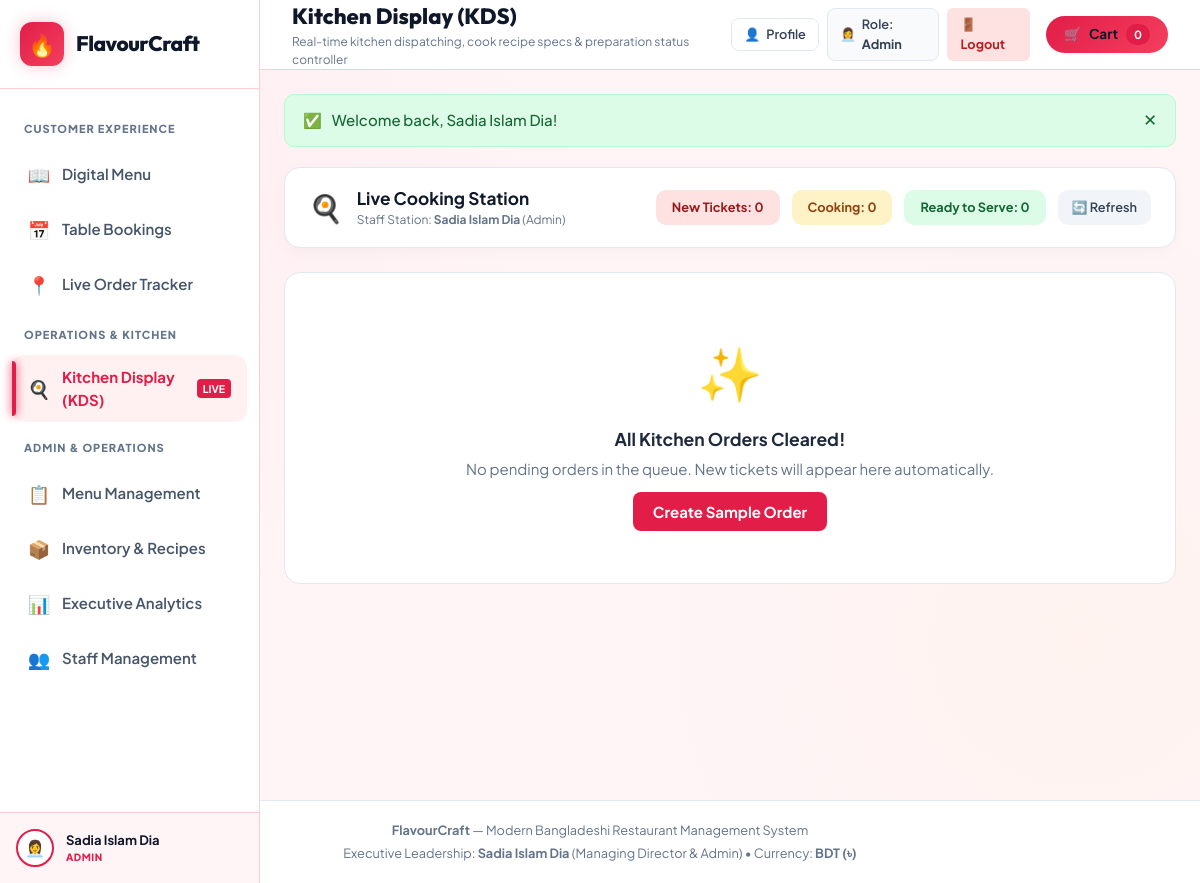
The page /kds.php (signed in) on the database as committed earlier.
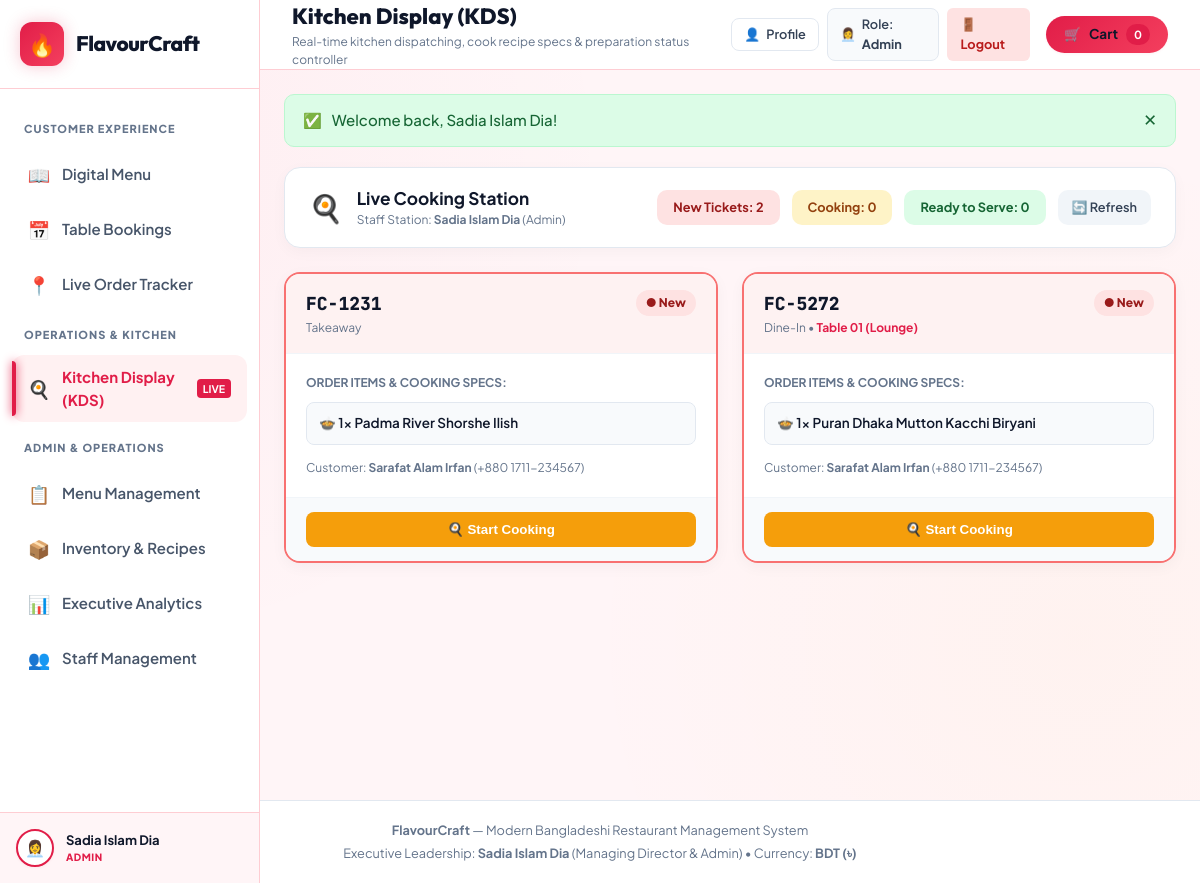
The same page on the database as committed later.
### tables this page shows
CREATE TABLE `orders` (
  `id` int(11) NOT NULL AUTO_INCREMENT,
  `order_uid` varchar(64) NOT NULL,
  `order_number` varchar(50) NOT NULL,
  `order_type` enum('Dine-In','Takeaway','Delivery') NOT NULL DEFAULT 'Dine-In',
  `table_number` varchar(20) DEFAULT NULL,
  `delivery_address` text DEFAULT NULL,
  `customer_name` varchar(100) NOT NULL,
  `customer_phone` varchar(30) NOT NULL,
  `subtotal` decimal(10,2) NOT NULL DEFAULT 0.00,
  `tax_vat` decimal(10,2) NOT NULL DEFAULT 0.00,
  `service_charge` decimal(10,2) NOT NULL DEFAULT 0.00,
  `delivery_fee` decimal(10,2) NOT NULL DEFAULT 0.00,
  `discount_amount` decimal(10,2) NOT NULL DEFAULT 0.00,
  `total_amount` decimal(10,2) NOT NULL DEFAULT 0.00,
  `payment_method` varchar(50) DEFAULT 'bKash',
  `payment_status` enum('Pending','Paid','Refunded') DEFAULT 'Paid',
  `status` enum('New','Preparing','Ready to Serve','Out for Delivery','Completed') DEFAULT 'New',
  `created_at` timestamp NOT NULL DEFAULT current_timestamp(),
  PRIMARY KEY (`id`),
  UNIQUE KEY `order_uid` (`order_uid`),
  UNIQUE KEY `order_number` (`order_number`)
);

### kds.php (the view, shortened to what the changed rows need)
<?php
$conn = get_db();
$orders = [];
$active_count = 0;
$preparing_count = 0;
$ready_count = 0;
if ($conn) {
    $sql = "
        SELECT o.*,
               GROUP_CONCAT(CONCAT(oi.quantity, 'x ', oi.item_name) SEPARATOR '||') AS items_summary
        FROM orders o
        LEFT JOIN order_items oi ON o.order_uid = oi.order_uid
        WHERE o.status IN ('New', 'Preparing', 'Ready to Serve')
        GROUP BY o.order_uid
        ORDER BY o.id DESC
    ";
    $res = mysqli_query($conn, $sql);
    if ($res) {
        while ($ord = mysqli_fetch_assoc($res)) {
            $orders[] = $ord;
            if ($ord['status'] === 'New') $active_count++;
        }
    }
}
require_once __DIR__ . '/includes/header.php';
?>
<div style="display: flex; justify-content: space-between; align-items: center; background: #fff; padding: 18px 24px; border-radius: 16px; border: 1px solid #e2e8f0; margin-bottom: 24px; flex-wrap: wrap; gap: 15px; box-shadow: 0 4px 15px rgba(0,0,0,0.03);">
  <div style="display: flex; gap: 12px;">
    <div style="background: #fee2e2; color: #991b1b; padding: 8px 16px; border-radius: 10px; font-weight: 700; font-size: 0.85rem;">
      New Tickets: <?php echo $active_count; ?>
    </div>
    <div style="background: #fef3c7; color: #92400e; padding: 8px 16px; border-radius: 10px; font-weight: 700; font-size: 0.85rem;">
      Cooking: <?php echo $preparing_count; ?>
    </div>
    <div style="background: #dcfce7; color: #166534; padding: 8px 16px; border-radius: 10px; font-weight: 700; font-size: 0.85rem;">
      Ready to Serve: <?php echo $ready_count; ?>
    </div>
    <a href="kds.php" style="background: #f1f5f9; color: #334155; padding: 8px 14px; border-radius: 10px; font-weight: 600; font-size: 0.85rem; text-decoration: none; display: flex; align-items: center; gap: 6px;">
      🔄 Refresh
    </a>
  </div>
</div>
<?php if (empty($orders)): ?>
  <div style="background: #fff; border-radius: 16px; padding: 60px 20px; text-align: center; border: 1px solid #e2e8f0;">
    <div style="font-size: 3.5rem; margin-bottom: 14px;">✨</div>
    <h3 style="color: #1e293b; margin-bottom: 6px;">All Kitchen Orders Cleared!</h3>
    <p style="color: #64748b; margin-bottom: 20px;">No pending orders in the queue. New tickets will appear here automatically.</p>
    <a href="index.php" style="background: #e11d48; color: #fff; padding: 10px 20px; border-radius: 8px; font-weight: 700; text-decoration: none;">Create Sample Order</a>
  </div>
<?php else: ?>
  <div style="display: grid; grid-template-columns: repeat(auto-fill, minmax(340px, 1fr)); gap: 24px;">
    <?php foreach ($orders as $order):
      $items = !empty($order['items_summary']) ? explode('||', $order['items_summary']) : [];
      $status = $order['status'];
      $card_border = '#e2e8f0';
      $header_bg = '#f8fafc';
      if ($status === 'New') {
        $card_border = '#f87171';
        $header_bg = '#fef2f2';
      } elseif ($status === 'Preparing') {
        $card_border = '#fbbf24';
        $header_bg = '#fffbeb';
      } elseif ($status === 'Ready to Serve') {
        $card_border = '#34d399';
        $header_bg = '#ecfdf5';
      }
    ?>
      <div style="background: #fff; border-radius: 16px; border: 2px solid <?php echo $card_border; ?>; box-shadow: 0 4px 15px rgba(0,0,0,0.04); overflow: hidden; display: flex; flex-direction: column; justify-content: space-between;">
        <div style="background: <?php echo $header_bg; ?>; padding: 16px 20px; border-bottom: 1px solid #f1f5f9; display: flex; justify-content: space-between; align-items: flex-start;">
          <div>
            <div style="font-family: 'JetBrains Mono', monospace; font-size: 1.2rem; font-weight: 800; color: #0f172a;">
              <?php echo htmlspecialchars($order['order_number']); ?>
            </div>
            <div style="font-size: 0.8rem; color: #64748b; margin-top: 2px;">
              <span><?php echo htmlspecialchars($order['order_type']); ?></span>
              <?php if (!empty($order['table_number'])): ?>
                • <strong style="color: #e11d48;"><?php echo htmlspecialchars($order['table_number']); ?></strong>
              <?php endif; ?>
            </div>
          </div>
          <span style="font-size: 0.8rem; font-weight: 800; padding: 4px 10px; border-radius: 20px; <?php echo ($status === 'New') ? 'background: #fee2e2; color: #991b1b;' : (($status === 'Preparing') ? 'background: #fef3c7; color: #92400e;' : 'background: #dcfce7; color: #166534;'); ?>">
            ● <?php echo htmlspecialchars($status); ?>
          </span>
        </div>
        <div style="padding: 20px; flex-grow: 1;">
          <div style="font-size: 0.8rem; font-weight: 700; color: #64748b; text-transform: uppercase; margin-bottom: 10px;">
            Order Items & Cooking Specs:
          </div>
          <div style="display: flex; flex-direction: column; gap: 10px;">
            <?php foreach ($items as $item_str): ?>
              <div style="padding: 10px 12px; background: #f8fafc; border-radius: 8px; border: 1px solid #e2e8f0; font-size: 0.9rem; font-weight: 600; color: #0f172a;">
                🍲 <?php echo htmlspecialchars($item_str); ?>
              </div>
            <?php endforeach; ?>
          </div>
          <div style="margin-top: 14px; font-size: 0.8rem; color: #64748b;">
            Customer: <strong><?php echo htmlspecialchars($order['customer_name']); ?></strong> (<?php echo htmlspecialchars($order['customer_phone']); ?>)
          </div>
        </div>
        <form action="kds_action.php" method="POST" style="padding: 14px 20px; background: #f8fafc; border-top: 1px solid #f1f5f9; display: flex; gap: 10px;">
          <?php if ($status === 'New'): ?>
            <button type="submit" style="width: 100%; background: #f59e0b; color: #fff; border: none; padding: 10px; border-radius: 8px; font-weight: 700; cursor: pointer;">
              🍳 Start Cooking
            </button>
          <?php endif; ?>
        </form>
      </div>
    <?php endforeach; ?>
  </div>
<?php endif; ?>
<?php require_once __DIR__ . '/includes/footer.php'; ?>

Rows that differ between the two databases and show on the page:
added orders: order_number "FC-1231", order_type "Takeaway", status "New", item_str "1x Padma River Shorshe Ilish", customer_name "Sarafat Alam Irfan", customer_phone "+880 1711-234567", shows "🍳 Start Cooking"
added orders: order_number "FC-5272", order_type "Dine-In", table_number "Table 01 (Lounge)", status "New", item_str "1x Puran Dhaka Mutton Kacchi Biryani", customer_name "Sarafat Alam Irfan", customer_phone "+880 1711-234567", shows "🍳 Start Cooking"
Other text that changed with them:
$active_count: "0" → "2"
text no longer shown: "✨ All Kitchen Orders Cleared! No pending orders in the queue. New tickets will appear here automatically. Create Sample Order"
